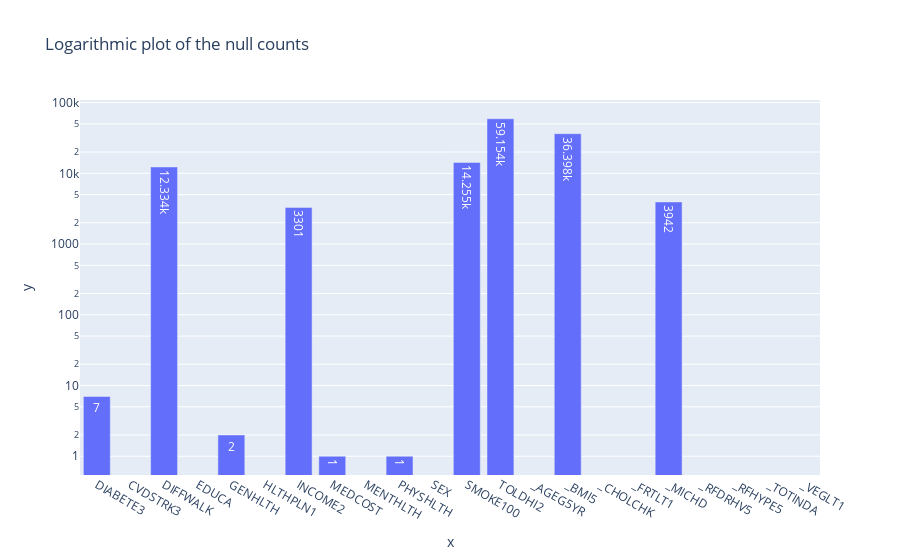

Write notebook code for a chart like this one.
### Markdown cell above
## Cleaning

### Code cell
null_cnts = (
    df.
    null_count()
    .transpose(include_header=True)
    .rename({'column': 'x', 'column_0': 'y'})
)
px.bar(null_cnts, 
       x='x', 
       y='y', 
       log_y=True, 
       text_auto=True,
       title="Logarithmic plot of the null counts"
       )

### Figure 1 — Plotly figure (JSON) as saved in the notebook; plotly's stock layout.template omitted (floating-point values rounded to 4 significant figures)
{"data": [{"alignmentgroup": "True", "hovertemplate": "x=%{x}<br>y=%{y}<extra></extra>", "legendgroup": "", "marker": {"color": "#636efa", "pattern": {"shape": ""}}, "name": "", "offsetgroup": "", "orientation": "v", "showlegend": false, "textposition": "auto", "texttemplate": "%{y}", "type": "bar", "x": ["DIABETE3", "CVDSTRK3", "DIFFWALK", "EDUCA", "GENHLTH", "HLTHPLN1", "INCOME2", "MEDCOST", "MENTHLTH", "PHYSHLTH", "SEX", "SMOKE100", "TOLDHI2", "_AGEG5YR", "_BMI5", "_CHOLCHK", "_FRTLT1", "_MICHD", "_RFDRHV5", "_RFHYPE5", "_TOTINDA", "_VEGLT1"], "xaxis": "x", "y": [7, 0, 12334, 0, 2, 0, 3301, 1, 0, 1, 0, 14255, 59154, 0, 36398, 0, 0, 3942, 0, 0, 0, 0], "yaxis": "y"}], "layout": {"barmode": "relative", "legend": {"tracegroupgap": 0}, "title": {"text": "Logarithmic plot of the null counts"}, "xaxis": {"anchor": "y", "domain": [0, 1], "title": {"text": "x"}}, "yaxis": {"anchor": "x", "domain": [0, 1], "title": {"text": "y"}, "type": "log"}}}
